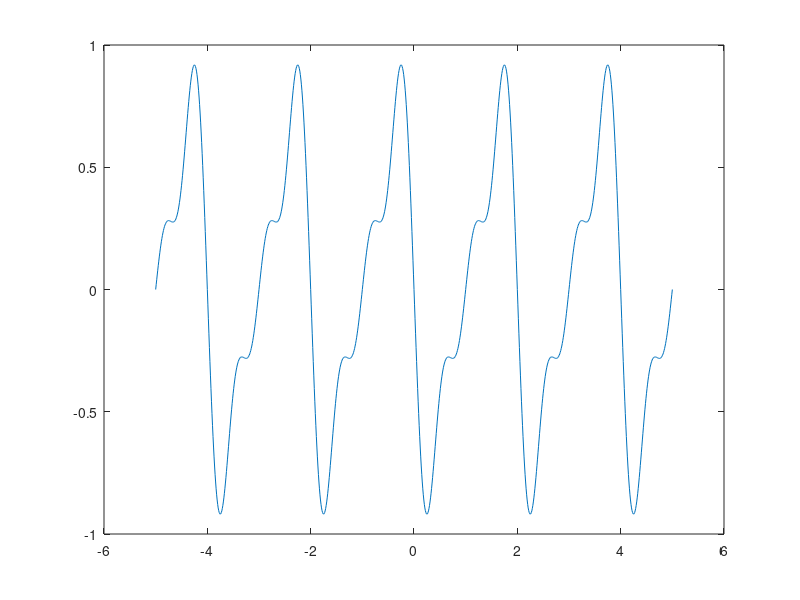

The MATLAB script that drew this image: (Note: this script raises an error after producing the figure.)
%Armónicos
n1 = 1;
n2 = 2;
n3 = 3;

%Periodo
Ts = 0.01;
T = -5:Ts:5;

armonico1 = ((exp(1i * pi * n1) - exp(-1i * pi * n1))/(2*1i*pi*n1) + 2/(1i*pi*n1)) * exp(-1i*pi*n1*T);
armonico2 = ((exp(1i * pi * n2) - exp(-1i * pi * n2))/(2*1i*pi*n2) + 2/(1i*pi*n2)) * exp(-1i*pi*n2*T);
armonico3 = ((exp(1i * pi * n3) - exp(-1i * pi * n3))/(2*1i*pi*n3) + 2/(1i*pi*n3)) * exp(-1i*pi*n3*T);
serie_fourier = armonico1 + armonico2 + armonico3;
%Gráficas
plot(T, serie_fourier);
yline(0)
ylabel("x(t)")
xline(0)
xlabel("Tiempo")